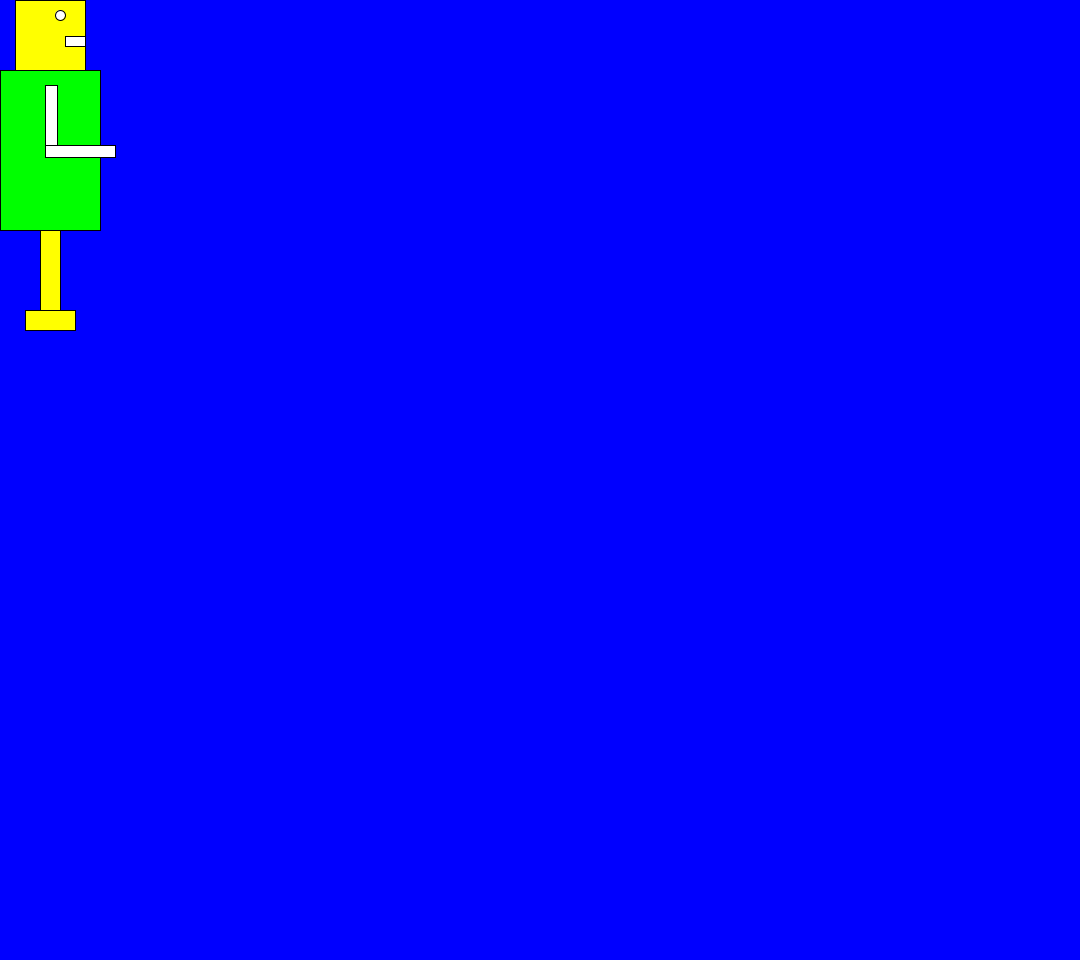
Frame 1 (no input)
Frame 60 (the mouse pressed at the canvas centre just before this capture): identical to frame 1, image omitted
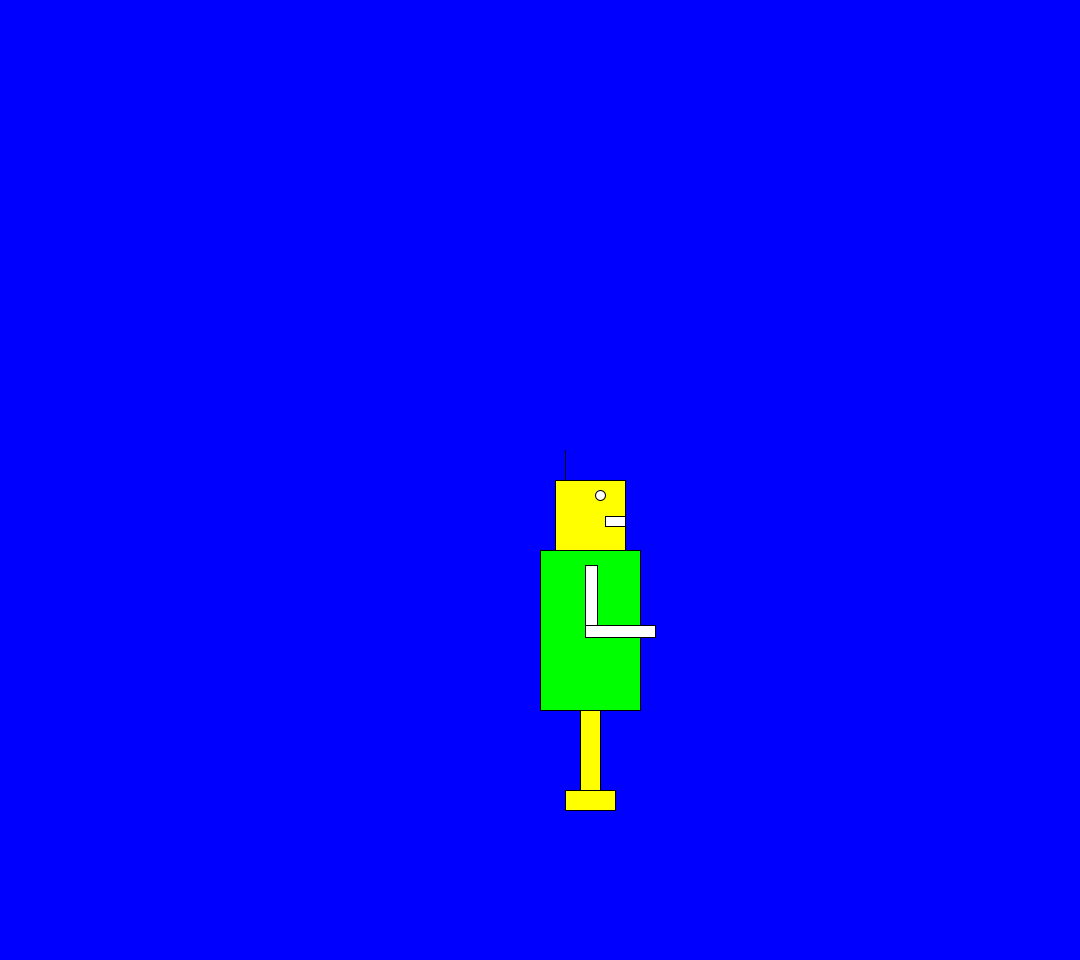
Frame 120 (the mouse held since frame 60 and released just before this capture)

The Processing sketch that drew these frames (run headless with seeded random() and noise(); from frame 60 on, the mouse is pressed at the canvas centre):

// Processing sketch: robot
// ── robot.pde
void setup(){
  size(1080, 960);
}

void draw(){
  int x = mouseX;
  int y = mouseY + 70;
  background(0, 0, 255);

  draw_body(x,y);
  draw_legs(x,y);
  draw_head(x,y);
  draw_arms(x,y);
 }
 
void draw_body(int x, int y) {
  fill(0, 255, 0);
  rect(x, y, 100, 160); 
 }
 
 void draw_legs(int x, int y) {
  fill(255, 255, 0);
  rect(x + 40, y + 160, 20, 80);
  rect(x + 25, y + 240, 50, 20); 
 }
 
void draw_arms(int x, int y) {
  rect(x + 45, y + 15 ,12 ,60);
  rect(x + 45, y + 75, 70, 12);
 }
 
 void draw_head(int x, int y) {
  rect(x + 15, y - 70, 70, 70);
  fill(255);
  ellipse(x + 60, y - 55, 10, 10); 
  rect(x + 65, y - 34, 20, 10);
  line(x + 25, y - 70, x + 25, y - 100);
 }
